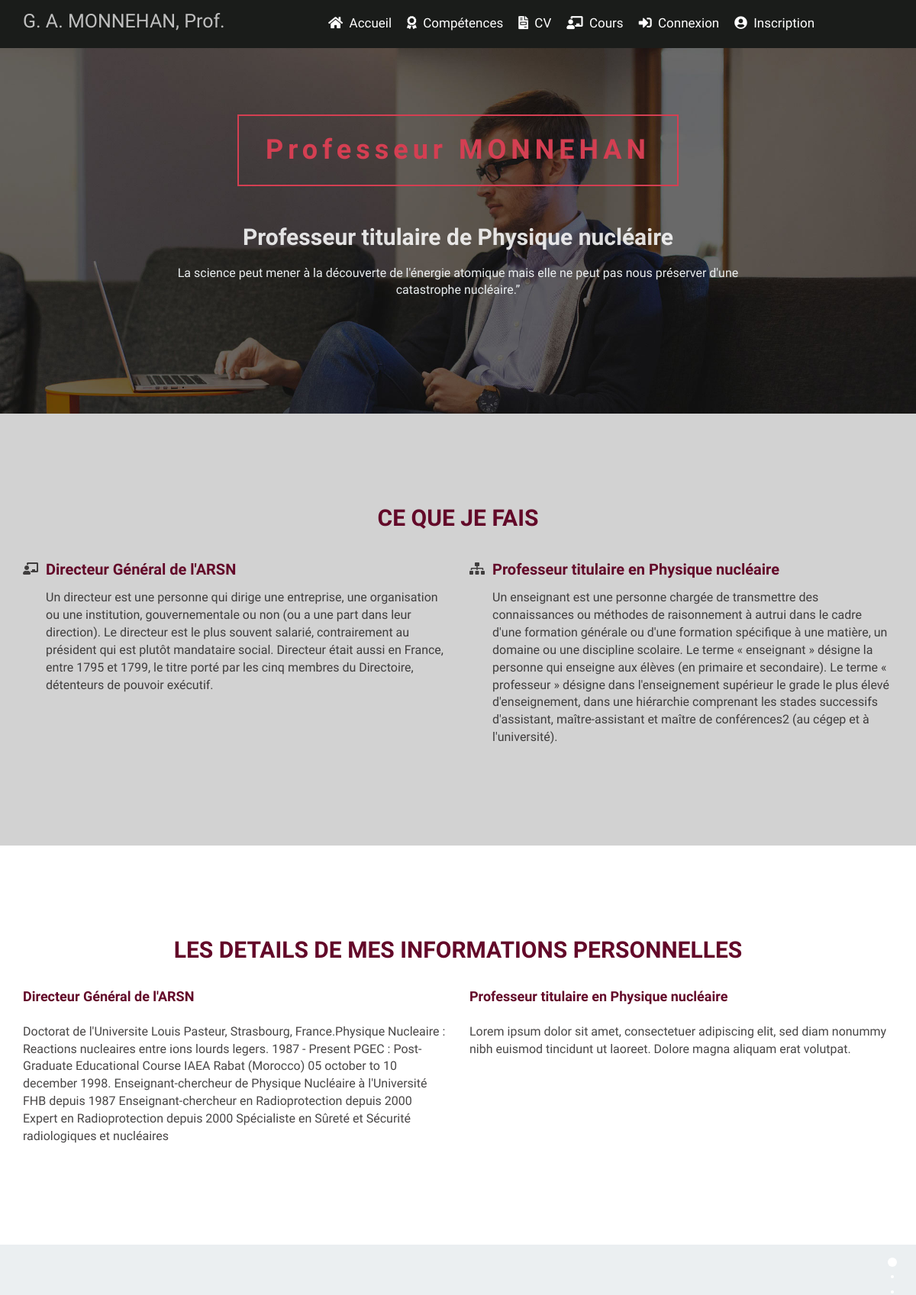
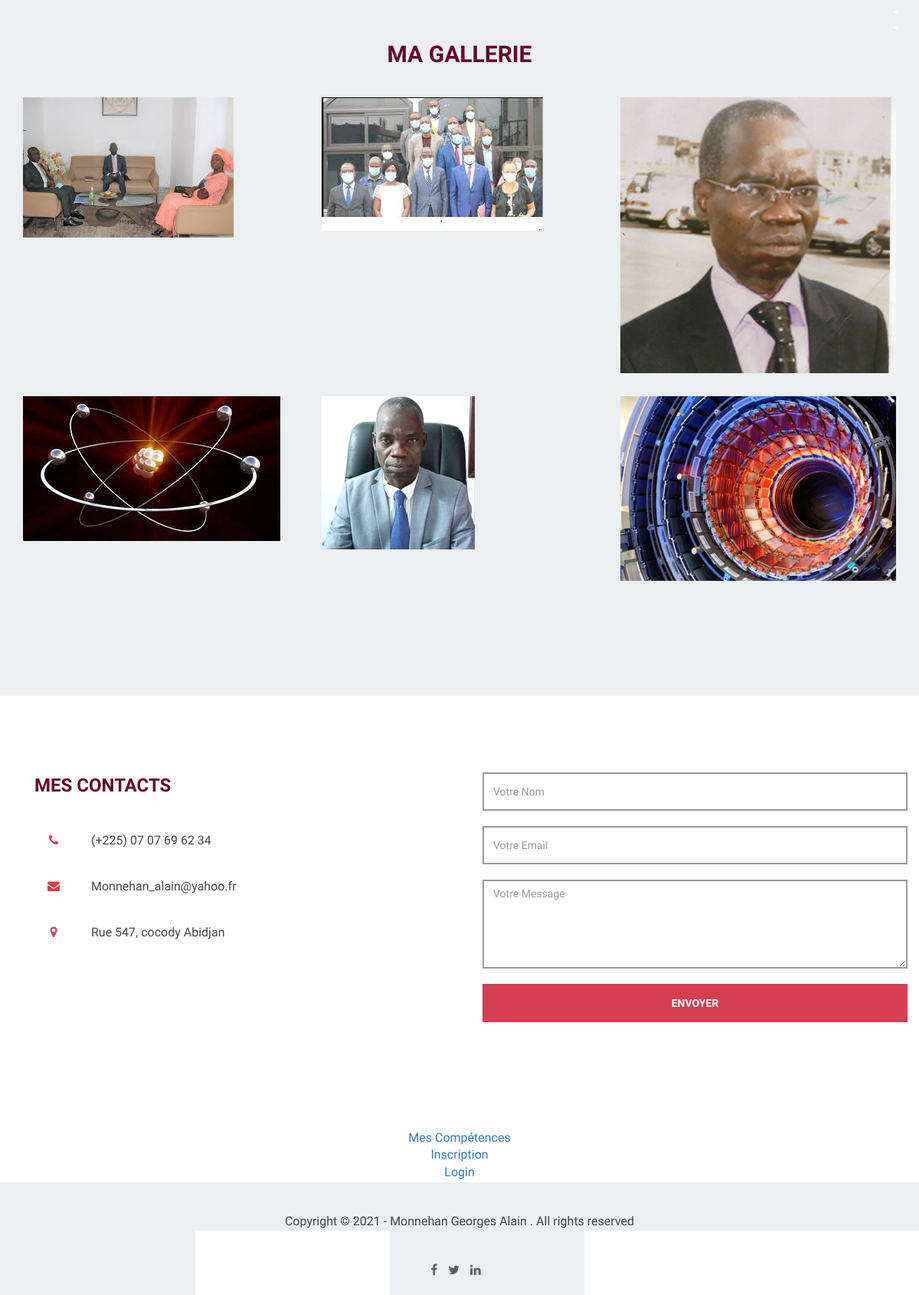
The page / on the database its author committed (2 pictures, top to bottom).
### website/models.py (models this page shows, shortened)
class Siteweb(models.Model):
	nom = models.CharField(max_length=255)
	phone = models.CharField(max_length=255)
	email = models.EmailField()
	adresse = models.CharField(max_length=255)
	date_add = models.DateTimeField(auto_now_add=True)
	date_update = models.DateTimeField(auto_now=True)
	status = models.BooleanField(default=True)
	class Meta():
		verbose_name = 'Siteweb'
		verbose_name_plural = 'Sitewebs'

class Banner(models.Model):
    photo = models.FileField(upload_to="image_website")
    profession_un = models.CharField(max_length=255)
    profession_deux = models.CharField(max_length=255)
    nom = models.CharField(max_length=200)
    citation = models.TextField()
    status = models.BooleanField(default=False)
    date_add = models.DateTimeField(auto_now=True)
    date_update = models.DateTimeField(auto_now=True)

class Gallerie(models.Model):
    photo = models.FileField(upload_to="image_website")
    nom = models.CharField(max_length=255)
    description = models.CharField(max_length=200)
    status = models.BooleanField(default=False)
    date_add = models.DateTimeField(auto_now=True)
    date_update = models.DateTimeField(auto_now=True)

class Liens_sociaux(models.Model):
    icone = models.CharField(max_length=200)
    lien = models.TextField()
    status = models.BooleanField(default=False)
    date_add = models.DateTimeField(auto_now=True)
    date_update = models.DateTimeField(auto_now=True)
    class Meta:
        verbose_name = 'Liens_sociaux'
        verbose_name_plural = 'Liens_sociaux'

### curriculum/models.py (models this page shows, shortened)
class About(models.Model):
    icone = models.TextField()
    profession = models.CharField(max_length=200)
    description = models.TextField()
    date_add = models.DateTimeField(auto_now_add=True)
    date_update = models.DateTimeField(auto_now=True)
    status = models.BooleanField(default=True)
    class Meta:
        verbose_name = 'About'
        verbose_name_plural = 'Abouts'

class About_details(models.Model):
    profession = models.CharField(max_length=200)
    description_profession = models.TextField()
    date_add = models.DateTimeField(auto_now_add=True)
    date_update = models.DateTimeField(auto_now=True)
    status = models.BooleanField(default=True)
    class Meta:
        verbose_name = 'About_details'
        verbose_name_plural = 'About_details'

### website/views.py (the view)
# urls.py: path('', views.index, name='index'),
def index(request):
    siteweb = models.Siteweb.objects.filter(status=True).first
    abouts = models_curriculum.About.objects.filter(status=True)
    about_detail = models_curriculum.About_details.objects.filter(status=True)
    galleries = models.Gallerie.objects.filter(status=True)
    banner = models.Banner.objects.filter(status=True).first
    sociaux = models.Liens_sociaux.objects.filter(status=True)
    return render(request, 'index.html', locals())

### professeur/context_processors.py (called while the page is built)
def data(request):
    site = models_website.Siteweb.objects.filter(status=True).first
    return locals()

### templates/index.html (shortened to what this page needs)
{% extends 'layouts/base.html' %}
{% load static %}
{% block 'main' %}
<div id="home" class="section"style="background-image: url({% static 'images/home-bg.jpg' %});">
	<div class="container">
		<div class="row">
			<div class="col-md-2"></div>
			<div class="col-md-8 wow fadeIn" data-wow-delay="0.9s">
				<h1>{{banner.nom}}</h1>
				<h2 class="rotate">{{banner.profession_un}} &AMP; ,{{banner.profession_deux}}</h2>
				<p class="citation">{{banner.citation}}</p>
			</div>
			<div class="col-md-2"></div>
		</div>
	</div>
</div>
<div id="work" class="section">
	<div class="container">
		<div class="row">
			<div class="col-md-12 wow bounce">
				<h2 style="color: #630929;">CE QUE JE FAIS</h2>
			</div>
        </div>
        <div class="row">
		{% for about in abouts %}
			<div class="col-xs-6 wow fadeInUp" data-wow-delay="0.6s">
				<div class="media">
					<div class="media-object media-left">
						<i class="{{about.icone}}"></i>
					</div>
					<div class="media-body">
						<h3 class="media-heading" style="color: #630929;">	{{about.profession}}</h3>
						<p>{{about.description|safe}}</p>
					</div>
				</div>
			</div>
        {% endfor %}
        </div>
	</div>
</div>
<div id="about" class="section">
	<div class="container">
		<div class="row">
			<div class="wow fadeInLeft" data-wow-delay="0.9s">
				<div class="text-center">
					<h2 style="color: #630929;">LES DETAILS DE MES INFORMATIONS PERSONNELLES</h2>
				</div>
				<div style="display: flex;">
					{% for about in about_detail %}
						<div class="col-xs-6">
							<h4 style="color: #630929;">{{about.profession}}</h4>
							<p>{{about.description_profession|safe}}</p>
						</div>
					{% endfor %}
				</div>
			</div>
		</div>
	</div>
</div>
<div id="portfolio" class="section">
	<div class="container">
		<div class="row">
			<div class="col-md-12">
				<h2 class="wow bounce" style="color: #630929;">MA GALLERIE</h2>
			</div>
			{% for photos in galleries %}
				<div class="col-md-4 col-xs-6 wow fadeIn" data-wow-delay="0.6s">
					<div class="portfolio-thumb">
						<img src="{{ photos.photo.url }}" class="img-responsive" alt="portfolio img">
					</div>
				</div>
			{% endfor %}
		</div>
	</div>
</div>
<div id="contact" class="section" style="padding-left: 30px;  padding-right: 30px;">
	<div class="container">
		<div class="row">
			<div class="col-md-6 wow fadeInUp" data-wow-delay="0.6s">
				<address>
					<p class="contact-title" style="color: #630929;">MES CONTACTS</p>
					<p><i class="fa fa-phone"></i> {{siteweb.phone}}</p>
					<p><i class="fa fa-envelope"></i> {{siteweb.email}}</p>
					<p><i class="fa fa-map-marker"></i> {{siteweb.adresse}}</p>
				</address>
			</div>
			<div class="col-md-6 wow fadeInUp" data-wow-delay="0.6s" >
				<form role="form" method="post" action="#">
					<input name="name" type="text" class="form-control" id="name" placeholder="Votre Nom"    v-model='name'>
					<input name="email" type="email" class="form-control" id="email" placeholder="Votre Email"    v-model='email'>
					<textarea name="message" rows="5" class="form-control" id="message" placeholder="Votre Message"    v-model='message'></textarea>
					<input name="send" type="submit" @click.prevent="postData" class="form-control" id="form-submit" value="ENVOYER">
				</form>
			</div>
		</div>
	</div>
</div>
<div class="text-center">
	<a href="{% url 'curriculum:skills' %}">Mes Compétences</a>
</div>
<div class="text-center">
	<a href="{% url 'authentication:registration' %}">Inscription</a>
</div>
<div class="text-center">
	<a href="{% url 'authentication:login' %}">Login</a>
</div>
{% endblock %}

### templates/layouts/base.html (shortened to what this page needs)
<!DOCTYPE html>
{% load static %}
<html lang="fr" class="no-js">
	<head>
    	<link rel="stylesheet" href="{% static 'css/cv_styles.css' %}">
		<link rel="stylesheet" href="{% static 'css/animate.min.css' %}">
		<link rel="stylesheet" href="{% static 'css/bootstrap.min.css' %}">
		<link rel="stylesheet" href="{% static 'css/font-awesome.min.css' %}">
		<link rel="stylesheet" href="{% static 'css/jquery.fullPage.css' %}">
		<link rel="stylesheet" href="{% static 'css/travaux-styles.css' %}">
		<link rel="stylesheet" href="{% static 'css/templatemo-style.css' %}">
		<link rel="stylesheet" href="https://use.fontawesome.com/releases/v5.15.3/css/all.css">
		<link rel="stylesheet" href="https://cdnjs.cloudflare.com/ajax/libs/font-awesome/4.7.0/css/font-awesome.min.css">
	</head>
	<body>
		<nav class="container-fluid">
			<div id="logo" class="col-md-4 col-xs-8">{{siteweb.nom}}</div>
			<ul class="col-md-8 menu">
				<li><a href="{% url 'index' %}"><i class="fas fa-home"></i>&nbsp; Accueil</a></li>
				<li><a href="{% url 'curriculum:index' %}"><i class="fas fa-award"></i>&nbsp; Compétences</a></li>
				<li><a href="{% url 'curriculum:skills' %}"><i class="fas fa-file-invoice"></i>&nbsp; CV</a></li>
				<li><a href="{% url 'teaching:courses' %}"><i class="fas fa-chalkboard-teacher"></i>&nbsp; Cours</a></li>
				<li><a href="{% url 'authentication:login' %}"><i class="fas fa-sign-in-alt"></i>&nbsp; Connexion</a></li>
				<li><a href="{% url 'authentication:registration' %}"><i class="fas fa-user-circle"></i>&nbsp; Inscription</a></li>
			</ul>
		</nav>
		<div id="fullpage">
			{% block 'main' %}{% endblock %}
			{% block 'footer' %}
			<footer style="border-top: 1px solid #FFF;">
				<div class="container">
					<div class="row">
						<div class="col-md-12 wow fadeIn" data-wow-delay="0.9s">
							<p>Copyright &copy; 2021 - Monnehan Georges Alain
								. All rights reserved</p>
							<hr>
							<ul class="social-icon">
							{% for reseau in sociaux %}
								<li><a href="{{reseau.lien}}" class="{{reseau.icone}}"></a></li>
							{% endfor %}
							</ul>
						</div>
					</div>
				</div>
			</footer>
			{% endblock %}
		</div>
	</body>
</html>

### static/css/cv_styles.css (style rules this page uses)
hr { box-sizing: content-box; height: 0; }

### static/css/travaux-styles.css (style rules this page uses)
nav { background-color: #1a1c1a; position: fixed; top: 0; width: 100%; margin-left: 0; padding: 10px 0; z-index: 10; }
#logo { color: #BFBFBF; font-size: 2.5rem; }
nav ul { float: right; display: flex; list-style: none; margin-top: 8px; }
nav ul li { margin: 0 10px; }
nav ul a { text-decoration: none; color: #FFF; font-size: 1.7rem; }

### static/css/templatemo-style.css (style rules this page uses)
body { color: rgba(24, 22, 22, 0.794); font-family: 'Raleway', sans-serif; font-size: 16px; font-weight: 400; }
#home, #home .fp-slide, #home .fp-tableCell, #work, #work .fp-slide, #work .fp-tableCell, #about, #about .fp-slide, #about .fp-tableCell, #contact, #contact .fp-slide, #contact .fp-tableCell, #portfolio, #portfolio .fp-slide, #portfolio .fp-tableCell, footer, footer .fp-slide, footer .fp-tableCell { height: auto !important; }
h1,h2,h3,h4,h5 { color: #ffffff; font-weight: bold; }
#work, #about, #portfolio, #contact { padding-top: 100px; padding-bottom: 120px; }
#home { background-size: cover; background-repeat: no-repeat; padding-top: 120px; padding-bottom: 140px; text-align: center; }
#home h1 { border: 2px solid #D43F52; color: #D43F52; display: inline-block; letter-spacing: 6px; padding: 25px 35px; margin: 30px 0; }
#home h2 { padding-bottom: 10px; }
#home p { color: #ebeff1; }
#work { background: #8384855d; }
#work h2 { text-align: center; }
#work .media { margin-top: 30px; }
#work .media .media-heading { font-weight: 600; font-size: 20px; padding-bottom: 10px; }
#about h4 { padding: 15px 0; color: #D43F52; }
#portfolio { background: #ebeff1; text-align: center; }
#portfolio h2 { padding-bottom: 30px; }
#portfolio .portfolio-thumb { overflow: hidden; position: relative; margin-bottom: 30px; }
#contact address { padding-bottom: 18px; }
#contact .contact-title { font-size: 24px; font-weight: bold; padding-bottom: 20px; color: #ffffff; }
#contact .fa { border: 2px solid #ffffff; border-radius: 50%; color: #D43F52; width: 50px; height: 50px; line-height: 45px; text-align: center; margin-right: 20px; }
#contact .form-control { background: transparent; border: 2px solid #999; border-radius: 0; box-shadow: none; color: #606060;; margin-bottom: 20px; }
#contact input { height: 50px; }
#contact input[type="submit"] { background: #D43F52; border: 2px solid transparent; color: #ffffff; font-weight: bold; transition: all 0.4s ease-in-out; }
footer { background-color: #ebeff1; text-align: center; padding-top: 40px; padding-bottom: 20px; }
footer hr { width: 100px; }
.social-icon { position: relative; padding: 0; margin: 0; }
.social-icon li { display: inline-block; list-style: none; }
.social-icon li a { border-radius: 50%; color: #606060; text-decoration: none; transition: all 0.4s ease-in-out; text-align: center; margin-right: 10px; }

### rows shown on the page
Siteweb: nom "G. A. MONNEHAN, Prof.", phone "(+225) 07 07 69 62 34", email "Monnehan_alain@yahoo.fr", adresse "Rue 547, cocody Abidjan"
Banner: nom "Professeur MONNEHAN", citation "La science peut mener à la découverte de l'énergie atomique mais elle ne peut pas nous préserver d'une catastrophe nucléaire.”"
About: profession "Directeur Général de l'ARSN", description "Un directeur est une personne qui dirige une entreprise, une organisation ou une institution, gouvernementale ou non (ou a une part dans leur direction). Le directeur est le plus souvent salarié, contrairement au président qui est plutôt mandataire social. Directeur était aussi en France, entre 1795 et 1799, le titre porté par les cinq membres du Directoire, détenteurs de pouvoir exécutif."
About: profession "Professeur titulaire en Physique nucléaire", description "Un enseignant est une personne chargée de transmettre des connaissances ou méthodes de raisonnement à autrui dans le cadre d'une formation générale ou d'une formation spécifique à une matière, un domaine ou une discipline scolaire. Le terme « enseignant » désigne la personne qui enseigne aux élèves (en primaire et secondaire). Le terme « professeur » désigne dans l'enseignement supérieur le grade le plus élevé d'enseignement, dans une hiérarchie comprenant les stades successifs d'assistant, maître-assistant et maître de conférences2 (au cégep et à l'université)."
About_details: profession "Directeur Général de l'ARSN", description_profession "Doctorat de l'Universite Louis Pasteur, Strasbourg, France.Physique Nucleaire : Reactions nucleaires entre ions lourds legers. 1987 - Present PGEC : Post-Graduate Educational Course IAEA Rabat (Morocco) 05 october to 10 december 1998. Enseignant-chercheur de Physique Nucléaire à l'Université FHB depuis 1987 Enseignant-chercheur en Radioprotection depuis 2000 Expert en Radioprotection depuis 2000 Spécialiste en Sûreté et Sécurité radiologiques et nucléaires"
About_details: profession "Professeur titulaire en Physique nucléaire", description_profession "Lorem ipsum dolor sit amet, consectetuer adipiscing elit, sed diam nonummy nibh euismod tincidunt ut laoreet. Dolore magna aliquam erat volutpat."
Gallerie: photo (picture)
Gallerie: photo (picture)
Gallerie: photo (picture)
Gallerie: photo (picture)
Gallerie: photo (picture)
Gallerie: photo (picture)
